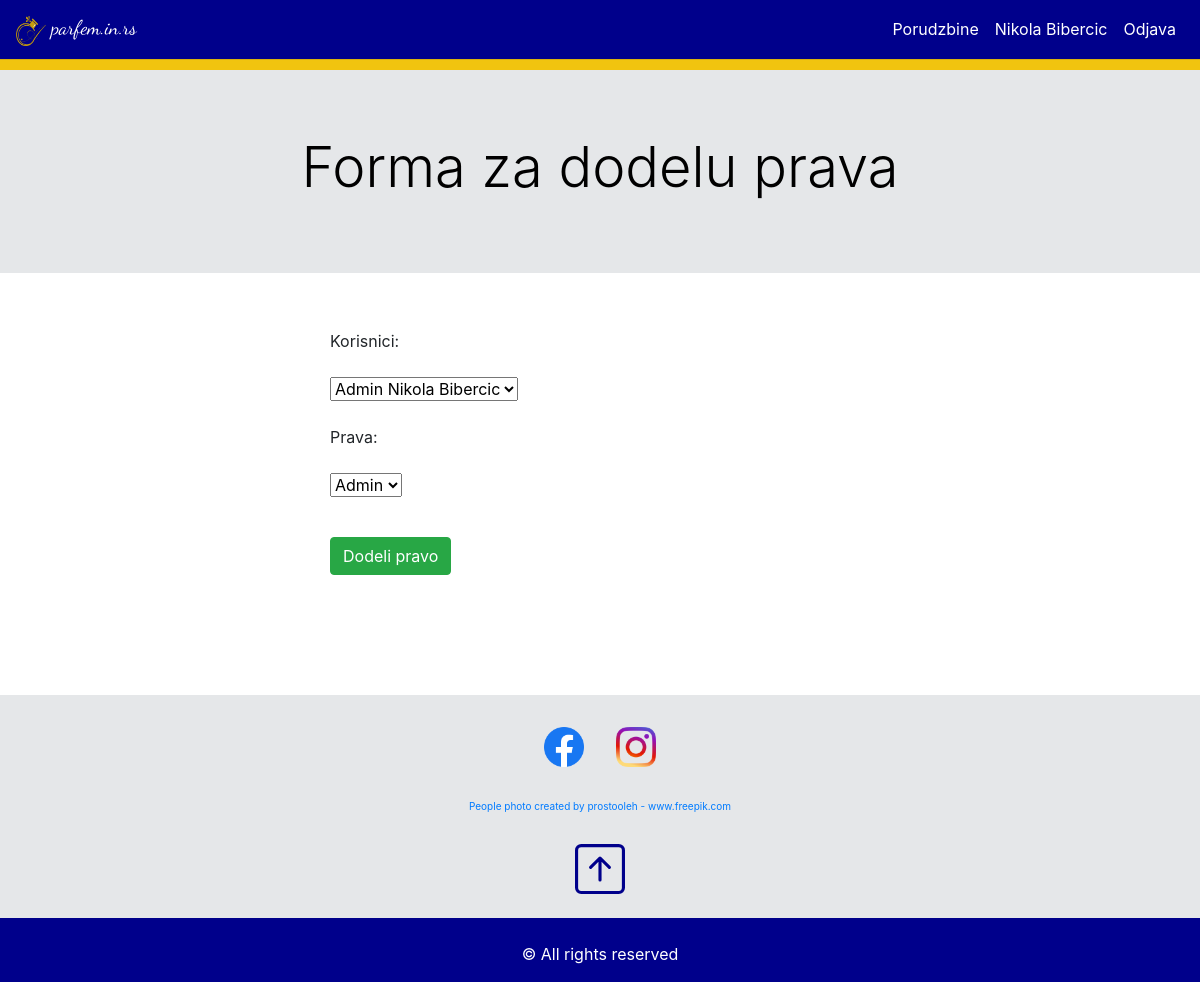
Page /views/admin.add.role.view.php (signed in) on the committed database.
### tables this page shows
CREATE TABLE settings(
	setting_id int AUTO_INCREMENT PRIMARY KEY,
	setting_description varchar(150),
	setting_value varchar(150),
	setting_value_2 varchar(150)
);

### objects.php (called while the page is built, shortened)
<?php
    require 'classes/Connection.php';
    require 'classes/ConnectionBuilder.php';
    require 'classes/User.php';
    require 'classes/Setting.php';
    $conn = new Connection();
    $user = new User($conn->connect());
    $setting = new Setting($conn->connect());
?>

### classes/Connection.php (called while the page is built)
<?php
    class Connection{
        public $host='localhost';
        public $dbname='shop';
        public $username='root';
        public $password='';
        public function connect(){
            try{
                return new PDO("mysql:host={$this->host};dbname={$this->dbname};charset=utf8",$this->username,$this->password);
            }catch(PDOException $e){
                echo 'Error'.$e->getMessage();
            }
        }
    }
?>

### classes/ConnectionBuilder.php (called while the page is built, shortened)
<?php
    class ConnectionBuilder{
        public function __construct($conn){
            $this->conn = $conn;
        }
    }
?>

### classes/User.php (called while the page is built, shortened)
<?php
    class User extends ConnectionBuilder{
        public function selectAllUsers(){
            $sql = "select u.*, r.name as role_name
                    from users u
                    left join user_roles ur on ur.user_id = u.user_id
                    left join roles r on r.role_id = ur.role_id
                    order by r.role_id desc, u.user_id desc ";
            $query = $this->conn->prepare($sql);
            $query->execute();
            $result = $query->fetchAll(PDO::FETCH_OBJ);
            return $result;
        }
        public function selectAllRoles(){
            $sql = "select r.*
                    from roles r ";
            $query = $this->conn->prepare($sql);
            $query->execute();
            $result = $query->fetchAll(PDO::FETCH_OBJ);
            return $result;
        }
    }
?>

### views/admin.add.role.view.php (the view, shortened to what this page needs)
<?php require '../objects.php'; ?>
<?php require '../partials/header.php'; ?>
<?php require '../partials/navbar.php'; ?>
<?php
 $setting->navbar('Forma za dodelu prava');
?>
<br>
<div class="container">
    <div class="row">
        <div class="col-3">
        </div>
        <div class="col-6">
            <form action="../files/add.role.php" method="POST" enctype="multipart/form-data">
                <div class="form-group">
                    Korisnici:<br><br>
                    <select name="formUserId" id="">
                        <?php  $result = $user->selectAllUsers(); foreach($result as $x):  ?>
                            <option value=<?php echo $x->user_id; ?> class="form-control"><?php echo $x->role_name.' '.$x->name; ?></option>
                        <?php endforeach; ?>
                    </select><br><br>
                    Prava:<br><br>
                    <select name="roleId" id="">
                        <?php  $result = $user->selectAllRoles(); foreach($result as $x):  ?>
                            <option value=<?php echo $x->role_id; ?> class="form-control"><?php echo $x->name; ?></option>
                        <?php endforeach; ?>
                    </select><br><br>
                </div>
                <button class="btn btn-success" type="submit" name="addRole">Dodeli pravo</button>
            </form>
            <br>
            <br>
        </div>
        <div class="col-3">
        </div>
    </div>
</div>
<br>
<br>
<br>
<?php require '../partials/footer.php'; ?>

### partials/footer.php (shortened to what this page needs)
    <?php $footerJumbotronColor = $setting->selectSettingValue(1); ?>
    <div class="container-fluid" <?php echo 'style="background-color:'.$footerJumbotronColor[0]->setting_value.'; " ' ?> >
        <div class="row">
            <div class="col-12" >
                <br>
                <ul class="nav justify-content-center">
                    <?php
                        $facebookIconShow = $setting->selectSettingValue(7);
                        if($facebookIconShow[0]->setting_value=='true'):
                     ?>
                        <li class="nav-item"><a href="#" class="nav-link"><img src=<?php $facebookIconLink = $setting->selectSettingValue(9); echo $facebookIconLink[0]->setting_value; ?> class="img-fluid" alt="Responsive image" width="40px" height="40px"></a></li>
                    <?php endif; ?>
                    <?php
                        $instagramIconShow = $setting->selectSettingValue(8);
                        if($instagramIconShow[0]->setting_value=='true'):
                     ?>
                        <li class="nav-item"><a href="#" class="nav-link"><img src=<?php $instagramIconLink = $setting->selectSettingValue(10); echo $instagramIconLink[0]->setting_value; ?> class="img-fluid" alt="Responsive image" width="40px" height="40px"></a></li>
                    <?php endif; ?>
                </ul>
                <br>
                <div class="text-center" style="font-size: 10px;">
                    <?php
                        $footerJumbotronlink1Show = $setting->selectSettingValue(12);
                        if($footerJumbotronlink1Show[0]->setting_value=='true'):
                     ?>
                        <?php $footerJumbotronlink1 = $setting->selectSettingValue(14); ?>
                        <a href=<?php echo $footerJumbotronlink1[0]->setting_value;  ?> ><?php echo $footerJumbotronlink1[0]->setting_value_2;  ?></a>
                        <br>
                    <?php endif; ?>
                    <?php $backToTopTextColor = $setting->selectSettingValue(11); ?>
                    <br>
                    <br>
                    <a id="back-to-top" href="#" class="" role="button" title="Click to return on the top page" data-toggle="tooltip" data-placement="left">
                        <svg xmlns="http://www.w3.org/2000/svg" width="50" height="50" fill="currentColor" class="bi bi-arrow-up-square" viewBox="0 0 16 16"  <?php echo 'style="color:'.$backToTopTextColor[0]->setting_value.'; " ' ?> >
                            <path fill-rule="evenodd" d="M15 2a1 1 0 0 0-1-1H2a1 1 0 0 0-1 1v12a1 1 0 0 0 1 1h12a1 1 0 0 0 1-1V2zM0 2a2 2 0 0 1 2-2h12a2 2 0 0 1 2 2v12a2 2 0 0 1-2 2H2a2 2 0 0 1-2-2V2zm8.5 9.5a.5.5 0 0 1-1 0V5.707L5.354 7.854a.5.5 0 1 1-.708-.708l3-3a.5.5 0 0 1 .708 0l3 3a.5.5 0 0 1-.708.708L8.5 5.707V11.5z"/>
                        </svg>
                    </a>
                </div>
                <br>
            </div>
        </div>
    </div>
    <?php
        $footerColor = $setting->selectSettingValue(5);
        $footerTextColor = $setting->selectSettingValue(6);
    ?>
    <div class="container-fluid" <?php echo 'style="background-color:'.$footerColor[0]->setting_value.'; color:'.$footerTextColor[0]->setting_value.'  " ' ?> >
        <div class="row">
            <div class="col-12 text-center">
                <div>
                    <br>
                    <p>&copy; All rights reserved</p>
                </div>
            </div>
        </div>
    </div>
</body>
</html>

### rows in the picture
settings: setting_value (picture)
settings: setting_value (picture)
settings: setting_value_2 "People photo created by prostooleh - www.freepik.com"

### other values in the picture
$_SESSION['user']->name "Nikola Bibercic"
$text "Forma za dodelu prava"
form field formUserId "Admin Nikola Bibercic"
form field roleId "Admin"
